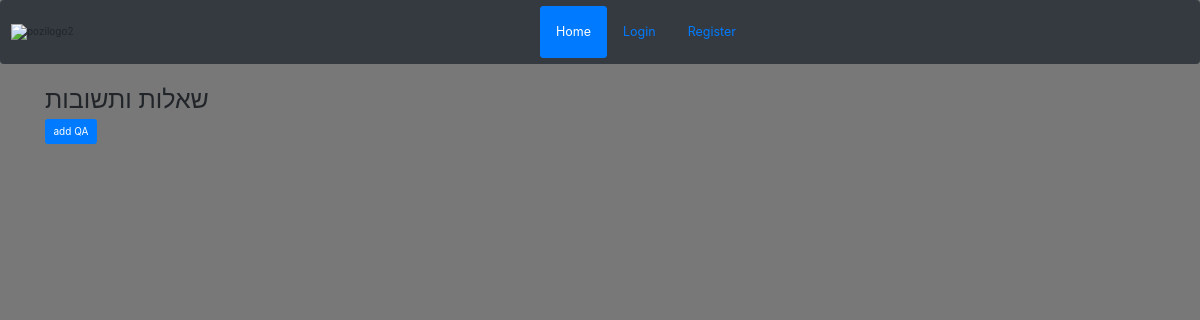
Page /chat/QA/ on the earlier database version.
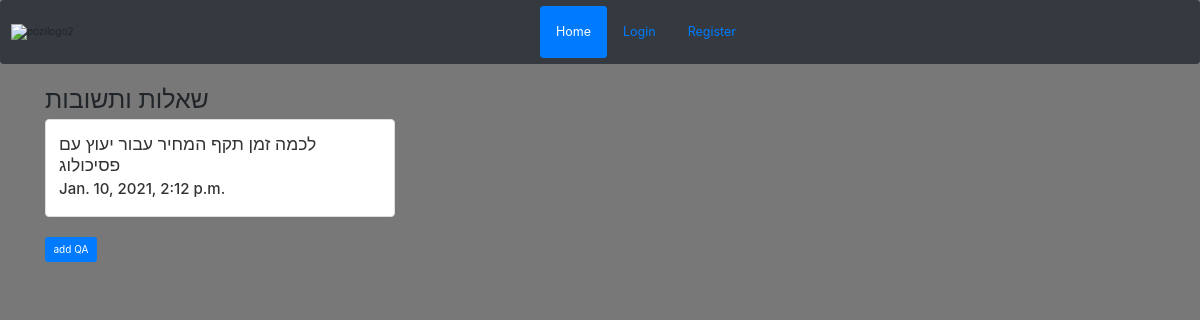
Same page on the later database version.
### chat/models.py (models this page shows, shortened)
class QA_model(models.Model):
    subject = models.CharField(max_length=300)
    text = models.TextField(max_length=5000, null=True)
    release_date = models.DateTimeField(auto_now_add=True, null=True)

### chat/views.py (the view)
def QA(request):
    All_QA = QA_model.objects.all()
    context = {
        "QA": All_QA
    }
    return render(request, 'chat/QA.html', context)

### chat/templates/chat/QA.html (shortened to what this page needs)
{% extends 'basic_app/base.html' %}
{% block body_block %}
<h1>  שאלות ותשובות  </h1>
{% for QAS in QA %}
      <div class="row">
  <div class="col-sm-6 col-md-4">
    <div class="thumbnail">
      <a href = '/chat/QA/QA_detail/{{ QAS.id }}'><div class="caption">
          <h3> {{ QAS.subject }} </h3>
          <h4>{{ QAS.release_date }}</h4>
      </div></a>
    </div>
  </div>
    </div>
        {% endfor %}
              {% if not user.groups.all.0.name == "customer" %}
        <a href="{% url 'chat:QA_add'%}" class="btn btn-primary">add QA</a>
    {% endif %}
{% endblock %}

Differences in the rows shown:
added QA_model: subject "לכמה זמן תקף המחיר עבור יעוץ עם פסיכולוג", release_date "Jan. 10, 2021, 2:12 p.m."
